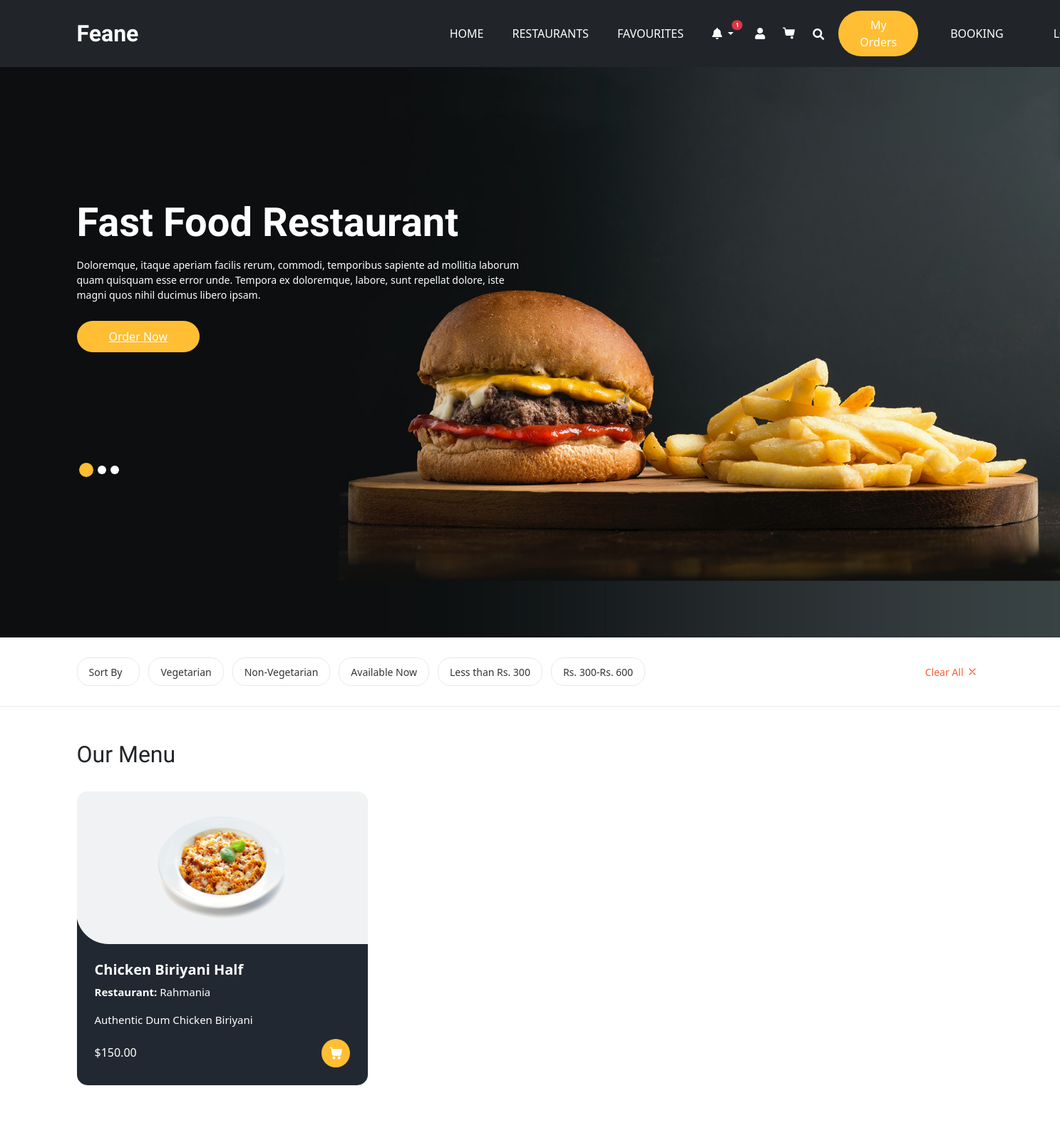
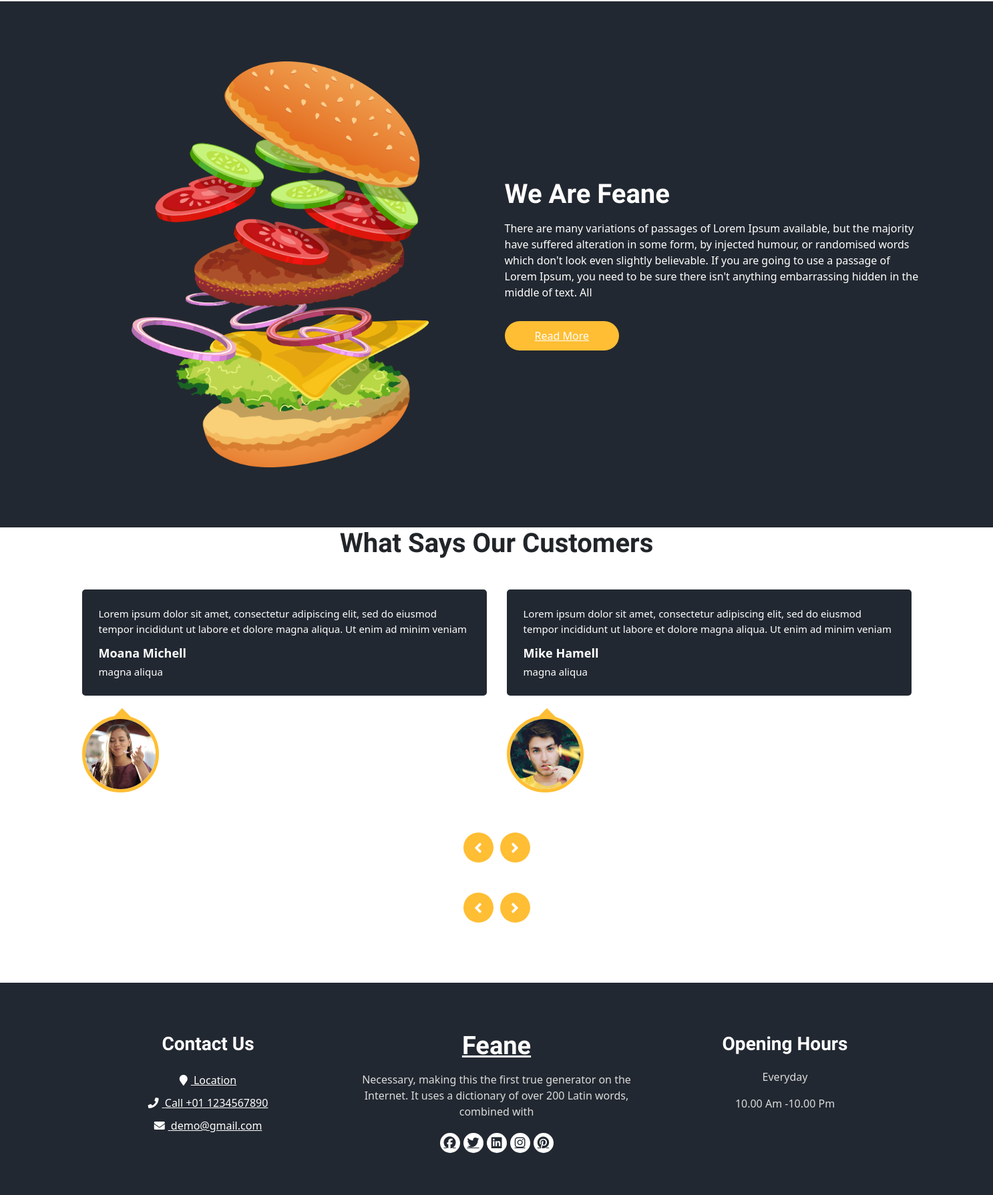
The page /home/customer_home/ (signed in, upper part) on the database its author committed (2 pictures, top to bottom).
### core/models.py (models this page shows, shortened)
class FoodItem(models.Model):
    FOOD_TYPE_CHOICES = (
        ('veg', 'Vegetarian'),
        ('non_veg', 'Non-Vegetarian'),
        ('seasonal', 'Seasonal')
    )
    STATUS_CHOICES = (
        ('available', 'Available'),
        ('out_of_stock', 'Out of Stock')
    )
    restaurant = models.ForeignKey(Restaurant, on_delete=models.CASCADE, related_name='menu_items')
    name = models.CharField(max_length=255)
    description = models.TextField()
    price = models.DecimalField(max_digits=10, decimal_places=2)
    category = models.ForeignKey(Category, on_delete=models.CASCADE)
    ingredients = models.ManyToManyField(Ingredient)
    image = models.ImageField(upload_to='food_pics/')
    food_type = models.CharField(max_length=10, choices=FOOD_TYPE_CHOICES)
    status = models.CharField(max_length=15, choices=STATUS_CHOICES, default='available')

class Restaurant(models.Model):
    role = models.CharField(max_length=20, default='Restaurent_owner')
    owner = models.OneToOneField(User, on_delete=models.CASCADE, related_name='Restaurant')
    name = models.CharField(max_length=255)
    description = models.TextField()
    cuisine_type = models.CharField(max_length=100)
    street = models.CharField(max_length=255, default="street")
    city = models.CharField(max_length=100, default="city")
    state = models.CharField(max_length=100, default="state")
    postal_code = models.CharField(max_length=10, default="000000")
    country = models.CharField(max_length=100, default="country")
    phone_number = models.CharField(max_length=15)
    opening_time = models.TimeField()
    closing_time = models.TimeField()
    status_choices = (
        ('open', 'Open'),
        ('close', 'Close'),
        )
    status = models.CharField(max_length=5, choices=status_choices, default='open')
    profile_picture = models.ImageField(upload_to='restaurant_pics/')
    instagram_link = models.URLField(blank=True, null=True)
    twitter_link = models.URLField(blank=True, null=True)
    dining_capacity = models.PositiveIntegerField(validators=[MinValueValidator(1)], default=50)
    average_rating = models.FloatField(default=0.0)

### core/views.py (the view, shortened to what this page needs)
# urls.py: path('customer_home/', views.customer_home, name='customer_home'),
@login_required
def customer_home(request):
    food_items = FoodItem.objects.all()
    food_type = request.GET.get('food_type')
    status = request.GET.get('status')
    price_range = request.GET.get('price_range')
    sort_by = request.GET.get('sort')
    if food_type:
        food_items = food_items.filter(food_type=food_type)
    if status:
        food_items = food_items.filter(status=status)
    if price_range:
        try:
            min_price, max_price = map(float, price_range.split('-'))
            food_items = food_items.filter(price__gte=min_price, price__lte=max_price)
        except (ValueError, AttributeError):
            pass
    if not any([food_type, status, price_range, sort_by]):
        restaurants = Restaurant.objects.all()
        latest_items = []
        for restaurant in restaurants:
            latest_item = FoodItem.objects.filter(restaurant=restaurant).order_by('-id').first()
            if latest_item:
                latest_items.append(latest_item.id)
        food_items = FoodItem.objects.filter(id__in=latest_items)
    context = {
        'user': request.user,
        'latest_food_items': food_items,
        'filters': {
            'food_type': food_type,
            'status': status,
            'price_range': price_range,
        },
        'sort_by': sort_by,
    }
    return render(request, 'customer/home.html', context)

### core/context_processors.py (called while the page is built)
def notification_context(request):
    if request.user.is_authenticated:
        unread_count = get_user_notifications(request.user, unread_only=True).count()
        return {'unread_notifications_count': unread_count}
    return {'unread_notifications_count': 0}

### core/utils.py (called while the page is built)
def get_user_notifications(user, unread_only=False):
    notifications = Notification.objects.filter(user=user)
    if unread_only:
        notifications = notifications.filter(is_read=False)
    return notifications.order_by('-created_at')

### core/templates/customer/home.html (shortened to what this page needs)
{% extends 'customer/base.html' %}
{% load static %}
{% block content %}
<!DOCTYPE html>
<html>
<head>
</head>
<body>
  <div class="hero_area">
    <div class="bg-box">
      <img src="{% static 'images/hero-bg.jpg' %}" alt="">
    </div>
    <section class="slider_section ">
      <div id="customCarousel1" class="carousel slide" data-ride="carousel">
        <div class="carousel-inner">
          <div class="carousel-item active">
            <div class="container ">
              <div class="row">
                <div class="col-md-7 col-lg-6 ">
                  <div class="detail-box">
                    <h1>
                      Fast Food Restaurant
                    </h1>
                    <p>
                      Doloremque, itaque aperiam facilis rerum, commodi, temporibus sapiente ad mollitia laborum quam quisquam esse error unde. Tempora ex doloremque, labore, sunt repellat dolore, iste magni quos nihil ducimus libero ipsam.
                    </p>
                    <div class="btn-box">
                      <a href="" class="btn1">
                        Order Now
                      </a>
                    </div>
                  </div>
                </div>
              </div>
            </div>
          </div>
        </div>
        <div class="container">
          <ol class="carousel-indicators">
            <li data-target="#customCarousel1" data-slide-to="0" class="active"></li>
            <li data-target="#customCarousel1" data-slide-to="1"></li>
            <li data-target="#customCarousel1" data-slide-to="2"></li>
          </ol>
        </div>
      </div>
    </section>
  </div>
  <div class="filter-section">
    <div class="container">
        <div class="filter-container">
            <div class="sort-by-container">
                <button class="filter-item" onclick="toggleSortDropdown()">
                    Sort By
                </button>
            </div>
            <button class="filter-item" onclick="toggleFilter(this)" data-filter="food_type" data-value="veg">Vegetarian</button>
            <button class="filter-item" onclick="toggleFilter(this)" data-filter="food_type" data-value="non_veg">Non-Vegetarian</button>
            <button class="filter-item" onclick="toggleFilter(this)" data-filter="status" data-value="available">Available Now</button>
            <button class="filter-item" onclick="toggleFilter(this)" data-filter="price_range" data-value="0-300">Less than Rs. 300</button>
            <button class="filter-item" onclick="toggleFilter(this)" data-filter="price_range" data-value="300-600">Rs. 300-Rs. 600</button>
            <button class="clear-filters" onclick="clearAllFilters()">
                Clear All
                <svg class="clear-icon" viewBox="0 0 24 24" fill="none" stroke="currentColor">
                    <path d="M18 6L6 18M6 6l12 12" stroke-width="2" stroke-linecap="round"/>
                </svg>
            </button>
        </div>
    </div>
</div>
  <section class="food_section layout_padding-bottom">
    <div class="container mt-5">
      <h2>Our Menu</h2>
      <div class="row">
          {% for item in latest_food_items %}
              <div class="col-sm-6 col-lg-4">
                  <div class="box">
                      <div class="img-box">
                          <img src="{{ item.image.url }}" alt="{{ item.name }}">
                      </div>
                      <div class="detail-box">
                          <h5>{{ item.name }}</h5>
                          <p><strong>Restaurant:</strong> {{ item.restaurant.name }}</p>
                          <p>{{ item.description }}</p>
                          <div class="options">
                              <h6>${{ item.price }}</h6>
                              <a href="{% url 'add_to_cart' item.id %}">
                              </a>
                          </div>
                      </div>
                  </div>
              </div>
          {% endfor %}
      </div>
  </div>
  </section>
  <section class="about_section layout_padding">
    <div class="container  ">
      <div class="row">
        <div class="col-md-6 ">
          <div class="img-box">
            <img src="{% static 'images/about-img.png' %}" alt="">
          </div>
        </div>
        <div class="col-md-6">
          <div class="detail-box">
            <div class="heading_container">
              <h2>
                We Are Feane
              </h2>
            </div>
            <p>
              There are many variations of passages of Lorem Ipsum available, but the majority have suffered alteration
              in some form, by injected humour, or randomised words which don't look even slightly believable. If you
              are going to use a passage of Lorem Ipsum, you need to be sure there isn't anything embarrassing hidden in
              the middle of text. All
            </p>
            <a href="">
              Read More
            </a>
          </div>
        </div>
      </div>
    </div>
  </section>
  <section class="client_section layout_padding-bottom">
    <div class="container">
      <div class="heading_container heading_center psudo_white_primary mb_45">
        <h2>
          What Says Our Customers
        </h2>
      </div>
      <div class="carousel-wrap row ">
        <div class="owl-carousel client_owl-carousel">
          <div class="item">
            <div class="box">
              <div class="detail-box">
                <p>
                  Lorem ipsum dolor sit amet, consectetur adipiscing elit, sed do eiusmod tempor incididunt ut labore et dolore magna aliqua. Ut enim ad minim veniam
                </p>
                <h6>
                  Moana Michell
                </h6>
                <p>
                  magna aliqua
                </p>
              </div>
              <div class="img-box">
                <img src="{% static 'images/client1.jpg' %}" alt="" class="box-img">
              </div>
            </div>
          </div>
          <div class="item">
            <div class="box">
              <div class="detail-box">
                <p>
                  Lorem ipsum dolor sit amet, consectetur adipiscing elit, sed do eiusmod tempor incididunt ut labore et dolore magna aliqua. Ut enim ad minim veniam
                </p>
                <h6>
                  Mike Hamell
                </h6>
                <p>
                  magna aliqua
                </p>
              </div>
              <div class="img-box">
                <img src="{% static 'images/client2.jpg' %}" alt="" class="box-img">
              </div>
            </div>
          </div>
        </div>
      </div>
    </div>
  </section>
  <footer class="footer_section">
    <div class="container">
      <div class="row">
        <div class="col-md-4 footer-col">
          <div class="footer_contact">
            <h4>
              Contact Us
            </h4>
            <div class="contact_link_box">
              <a href="">
                <i class="fa fa-map-marker" aria-hidden="true"></i>
                <span>
                  Location
                </span>
              </a>
              <a href="">
                <i class="fa fa-phone" aria-hidden="true"></i>
                <span>
                  Call +01 1234567890
                </span>
              </a>
              <a href="">
                <i class="fa fa-envelope" aria-hidden="true"></i>
                <span>
                  demo@gmail.com
                </span>
              </a>
            </div>
          </div>
        </div>
        <div class="col-md-4 footer-col">
          <div class="footer_detail">
            <a href="" class="footer-logo">
              Feane
            </a>
            <p>
              Necessary, making this the first true generator on the Internet. It uses a dictionary of over 200 Latin words, combined with
            </p>
            <div class="footer_social">
              <a href="">
                <i class="fa fa-facebook" aria-hidden="true"></i>
              </a>
              <a href="">
                <i class="fa fa-twitter" aria-hidden="true"></i>
              </a>
              <a href="">
                <i class="fa fa-linkedin" aria-hidden="true"></i>
              </a>
              <a href="">
                <i class="fa fa-instagram" aria-hidden="true"></i>
              </a>
              <a href="">
                <i class="fa fa-pinterest" aria-hidden="true"></i>
              </a>
            </div>
          </div>
        </div>
        <div class="col-md-4 footer-col">
          <h4>
            Opening Hours
          </h4>
          <p>
            Everyday
          </p>
          <p>
            10.00 Am -10.00 Pm
          </p>
        </div>
      </div>
    </div>
  </footer>
</body>
</html>
{% endblock %}

### static/css/responsive.css (style rules this page uses)
@media (min-width: 1200px) { .container { max-width: 1170px; } }

### core/templates/customer/home.html (style rules this page uses)
.sort-by-container { position: relative; display: inline-block; }
.sort-by-container .filter-item { height: 40px; padding: 8px 16px; vertical-align: middle; }
.filter-section { padding: 20px 0; border-bottom: 1px solid #e9e9e9; margin-bottom: 30px; background: white; z-index: 9999; }
.filter-container { display: flex; align-items: center; flex-wrap: nowrap; gap: 12px; padding: 8px 0; -ms-overflow-style: none; scrollbar-width: none; height: 56px; }
.filter-item { height: 40px; padding: 0 16px; border: 1px solid #e9e9e9; border-radius: 18px; white-space: nowrap; cursor: pointer; background: white; transition: all 0.3s ease; font-size: 14px; color: #333; display: flex; align-items: center; gap: 8px; flex-shrink: 0; }
.clear-filters { height: 40px; padding: 0 16px; border: 1px solid #e9e9e9; border-radius: 18px; background: white; cursor: pointer; color: #ff4d4d; display: flex; align-items: center; gap: 8px; margin-left: auto; flex-shrink: 0; }
.clear-filters { display: flex; align-items: center; gap: 4px; color: #fc5d35; border: none; background: none; padding: 8px; cursor: pointer; font-size: 14px; }
.clear-filters svg { width: 16px; height: 16px; stroke: #fc5d35; }

### rows shown on the page
FoodItem: image (picture), name "Chicken Biriyani Half", restaurant.name "Rahmania", description "Authentic Dum Chicken Biriyani", price "150.00"

### other values the page prints
{{ unread_notifications_count }} "1"
